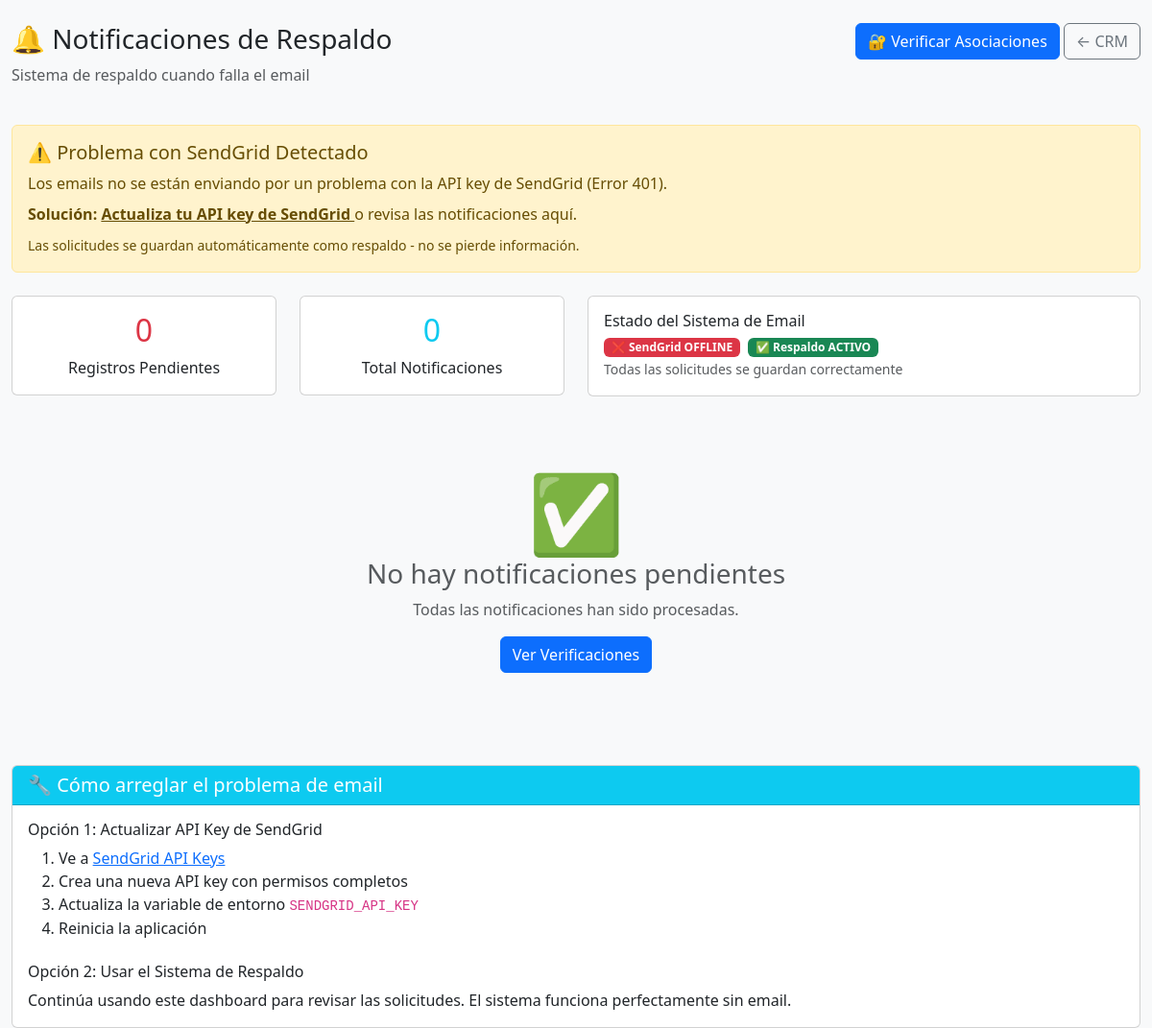
The app's page /admin/notificaciones-pendientes (signed in), older data.
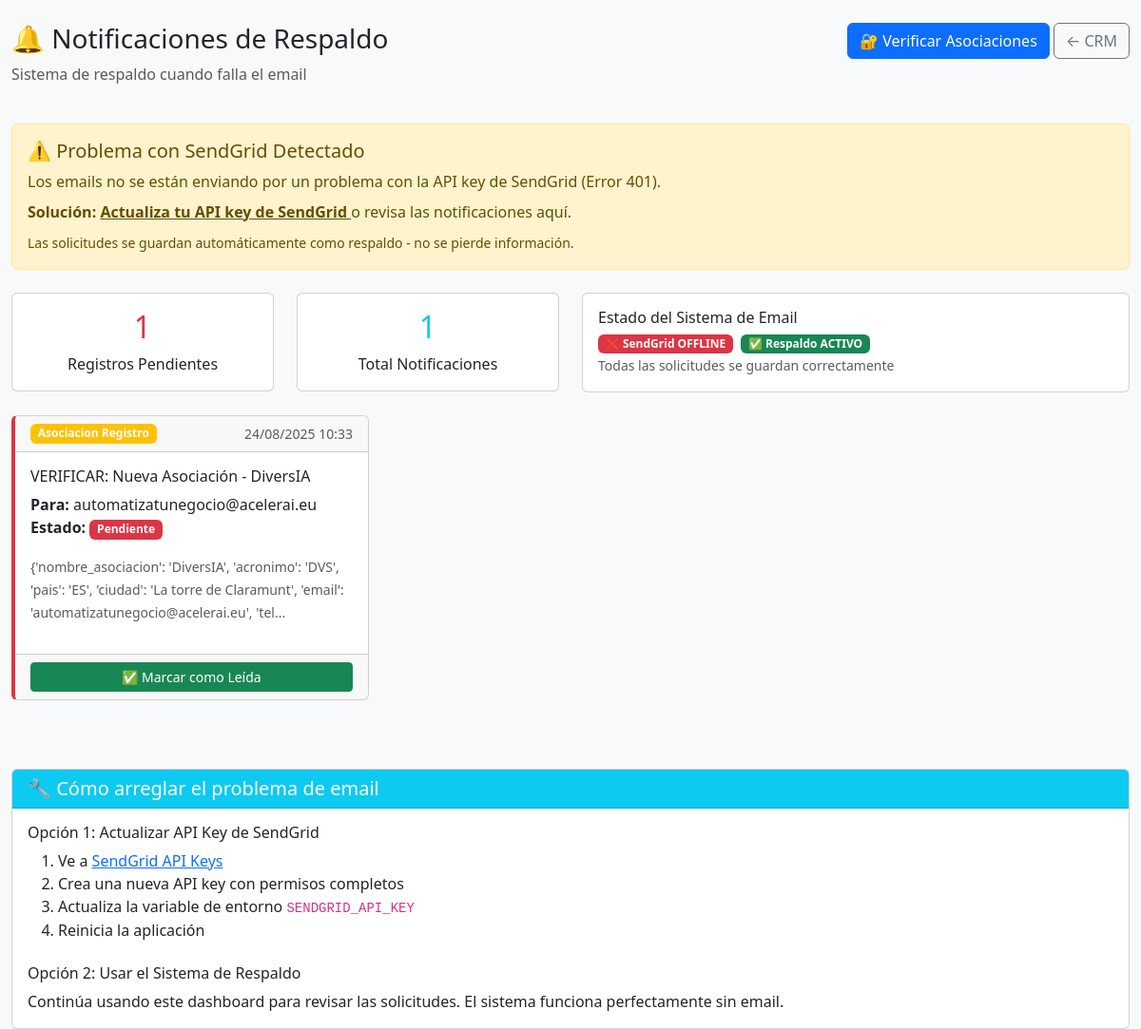
The same page, newer data.
### models.py (models this page shows, shortened)
class NotificationBackup(db.Model):
    __tablename__ = 'notifications_backup'
    id = db.Column(db.Integer, primary_key=True)
    tipo = db.Column(db.String(50), nullable=False)  # 'asociacion_registro', 'asociacion_estado', etc.
    destinatario = db.Column(db.String(120), nullable=False)
    asunto = db.Column(db.String(200), nullable=False)
    contenido = db.Column(db.Text, nullable=False)  # Datos en texto plano
    email_html = db.Column(db.Text, nullable=True)  # Contenido HTML del email
    estado = db.Column(db.String(20), default='pendiente')  # 'pendiente', 'enviado', 'leido'
    prioridad = db.Column(db.String(10), default='media')  # 'alta', 'media', 'baja'
    created_at = db.Column(db.DateTime, default=datetime.utcnow, index=True)
    sent_at = db.Column(db.DateTime, nullable=True)
    read_at = db.Column(db.DateTime, nullable=True)

### routes_simple.py (the view)
@app.route('/admin/notificaciones-pendientes')
def notificaciones_pendientes():
    from flask import session, redirect
    if 'admin_ok' not in session or not session.get('admin_ok'):
        flash('Acceso restringido. Inicia sesión como administrador.', 'error')
        return redirect('/admin/login-new')
    from models import NotificationBackup
    notifications = NotificationBackup.query.filter_by(
        estado='pendiente'
    ).order_by(NotificationBackup.created_at.desc()).all()
    registro_count = NotificationBackup.query.filter_by(
        tipo='asociacion_registro',
        estado='pendiente'
    ).count()
    return render_template('admin/notificaciones-pendientes.html',
                         notifications=notifications,
                         registro_count=registro_count)

### app.py (called while the page is built)
@app.after_request
def after_request(response):
    response.headers['X-Content-Type-Options'] = 'nosniff'
    response.headers['X-Frame-Options'] = 'DENY'
    response.headers['X-XSS-Protection'] = '1; mode=block'
    response.headers['Content-Security-Policy'] = "default-src 'self' 'unsafe-inline' 'unsafe-eval' https://cdn.jsdelivr.net https://cdnjs.cloudflare.com; img-src 'self' data: https:;"
    return response

### templates/admin/notificaciones-pendientes.html (shortened to what this page needs)
<!DOCTYPE html>
<html lang="es">
<head>
    <link href="https://cdn.jsdelivr.net/npm/bootstrap@5.3.0/dist/css/bootstrap.min.css" rel="stylesheet">
</head>
<body class="bg-light">
    <div class="container-fluid mt-4">
        <div class="row mb-4">
            <div class="col-md-8">
                <h1 class="h3">🔔 Notificaciones de Respaldo</h1>
                <p class="text-muted">Sistema de respaldo cuando falla el email</p>
            </div>
            <div class="col-md-4 text-end">
                <a href="/admin/verificar-asociaciones" class="btn btn-primary">
                    🔐 Verificar Asociaciones
                </a>
                <a href="/crm-minimal" class="btn btn-outline-secondary">← CRM</a>
            </div>
        </div>
        <div class="alert alert-warning mb-4">
            <h5 class="alert-heading">⚠️ Problema con SendGrid Detectado</h5>
            <p class="mb-2">Los emails no se están enviando por un problema con la API key de SendGrid (Error 401).</p>
            <p class="mb-2"><strong>Solución:</strong>
                <a href="https://sendgrid.com/solutions/email-api/" target="_blank" class="alert-link">
                    Actualiza tu API key de SendGrid
                </a> o revisa las notificaciones aquí.
            </p>
            <small>Las solicitudes se guardan automáticamente como respaldo - no se pierde información.</small>
        </div>
        <div class="row mb-4">
            <div class="col-md-3">
                <div class="card text-center">
                    <div class="card-body">
                        <h2 class="text-danger">{{ registro_count }}</h2>
                        <p class="mb-0">Registros Pendientes</p>
                    </div>
                </div>
            </div>
            <div class="col-md-3">
                <div class="card text-center">
                    <div class="card-body">
                        <h2 class="text-info">{{ notifications|length }}</h2>
                        <p class="mb-0">Total Notificaciones</p>
                    </div>
                </div>
            </div>
            <div class="col-md-6">
                <div class="card">
                    <div class="card-body">
                        <h6>Estado del Sistema de Email</h6>
                        <div class="d-flex align-items-center">
                            <span class="badge bg-danger me-2">❌ SendGrid OFFLINE</span>
                            <span class="badge bg-success">✅ Respaldo ACTIVO</span>
                        </div>
                        <small class="text-muted">Todas las solicitudes se guardan correctamente</small>
                    </div>
                </div>
            </div>
        </div>
        {% if notifications %}
            <div class="row">
                {% for notification in notifications %}
                <div class="col-md-6 col-lg-4 mb-4">
                    <div class="card notification-card h-100">
                        <div class="card-header d-flex justify-content-between">
                            <span class="badge bg-warning status-badge">{{ notification.tipo.replace('_', ' ').title() }}</span>
                            <small class="text-muted">{{ notification.created_at.strftime('%d/%m/%Y %H:%M') }}</small>
                        </div>
                        <div class="card-body">
                            <h6 class="card-title">{{ notification.asunto }}</h6>
                            <p class="card-text">
                                <strong>Para:</strong> {{ notification.destinatario }}<br>
                                <strong>Estado:</strong>
                                <span class="badge bg-{{ 'success' if notification.estado == 'leido' else 'danger' }}">
                                    {{ notification.estado.title() }}
                                </span>
                            </p>
                            {% if notification.contenido %}
                            <div class="mb-3">
                                <small class="text-muted">
                                    {{ notification.contenido[:150] }}{% if notification.contenido|length > 150 %}...{% endif %}
                                </small>
                            </div>
                            {% endif %}
                        </div>
                        <div class="card-footer">
                            {% if notification.estado == 'pendiente' %}
                            <form action="/admin/marcar-notificacion-leida/{{ notification.id }}" method="POST" class="d-inline">
                                <button type="submit" class="btn btn-success btn-sm w-100">
                                    ✅ Marcar como Leída
                                </button>
                            </form>
                            {% else %}
                            <button class="btn btn-outline-success btn-sm w-100" disabled>
                                ✅ Leída el {{ notification.read_at.strftime('%d/%m/%Y') if notification.read_at }}
                            </button>
                            {% endif %}
                        </div>
                    </div>
                </div>
                {% endfor %}
            </div>
        {% else %}
            <div class="text-center py-5">
                <div class="display-1 text-success">✅</div>
                <h3 class="text-muted">No hay notificaciones pendientes</h3>
                <p class="text-muted">Todas las notificaciones han sido procesadas.</p>
                <a href="/admin/verificar-asociaciones" class="btn btn-primary">Ver Verificaciones</a>
            </div>
        {% endif %}
        <div class="card mt-5">
            <div class="card-header bg-info text-white">
                <h5 class="mb-0">🔧 Cómo arreglar el problema de email</h5>
            </div>
            <div class="card-body">
                <h6>Opción 1: Actualizar API Key de SendGrid</h6>
                <ol>
                    <li>Ve a <a href="https://app.sendgrid.com/settings/api_keys" target="_blank">SendGrid API Keys</a></li>
                    <li>Crea una nueva API key con permisos completos</li>
                    <li>Actualiza la variable de entorno <code>SENDGRID_API_KEY</code></li>
                    <li>Reinicia la aplicación</li>
                </ol>
                <h6 class="mt-4">Opción 2: Usar el Sistema de Respaldo</h6>
                <p class="mb-0">Continúa usando este dashboard para revisar las solicitudes. El sistema funciona perfectamente sin email.</p>
            </div>
        </div>
    </div>
</body>
</html>

### templates/admin/notificaciones-pendientes.html (style rules this page uses)
.notification-card { transition: transform 0.2s; border-left: 4px solid #dc3545; }
.status-badge { font-size: 0.75rem; }

Row changes from the older to the newer data that the page shows:
added NotificationBackup: tipo.replace "Asociacion Registro", created_at "24/08/2025 10:33", asunto "VERIFICAR: Nueva Asociación - DiversIA", destinatario "automatizatunegocio@acelerai.eu", estado "Pendiente", contenido "{'nombre_asociacion': 'DiversIA', 'acronimo': 'DVS', 'pais': 'ES', 'ciudad': 'La torre de Claramunt', 'email': 'automatizatunegocio@acelerai.eu', 'tel"
Text that changed along with them:
{{ registro_count }}: "0" → "1"
{{ notifications|length }}: "0" → "1"
text no longer shown: "✅ No hay notificaciones pendientes Todas las notificaciones han sido procesadas. Ver Verificaciones"
